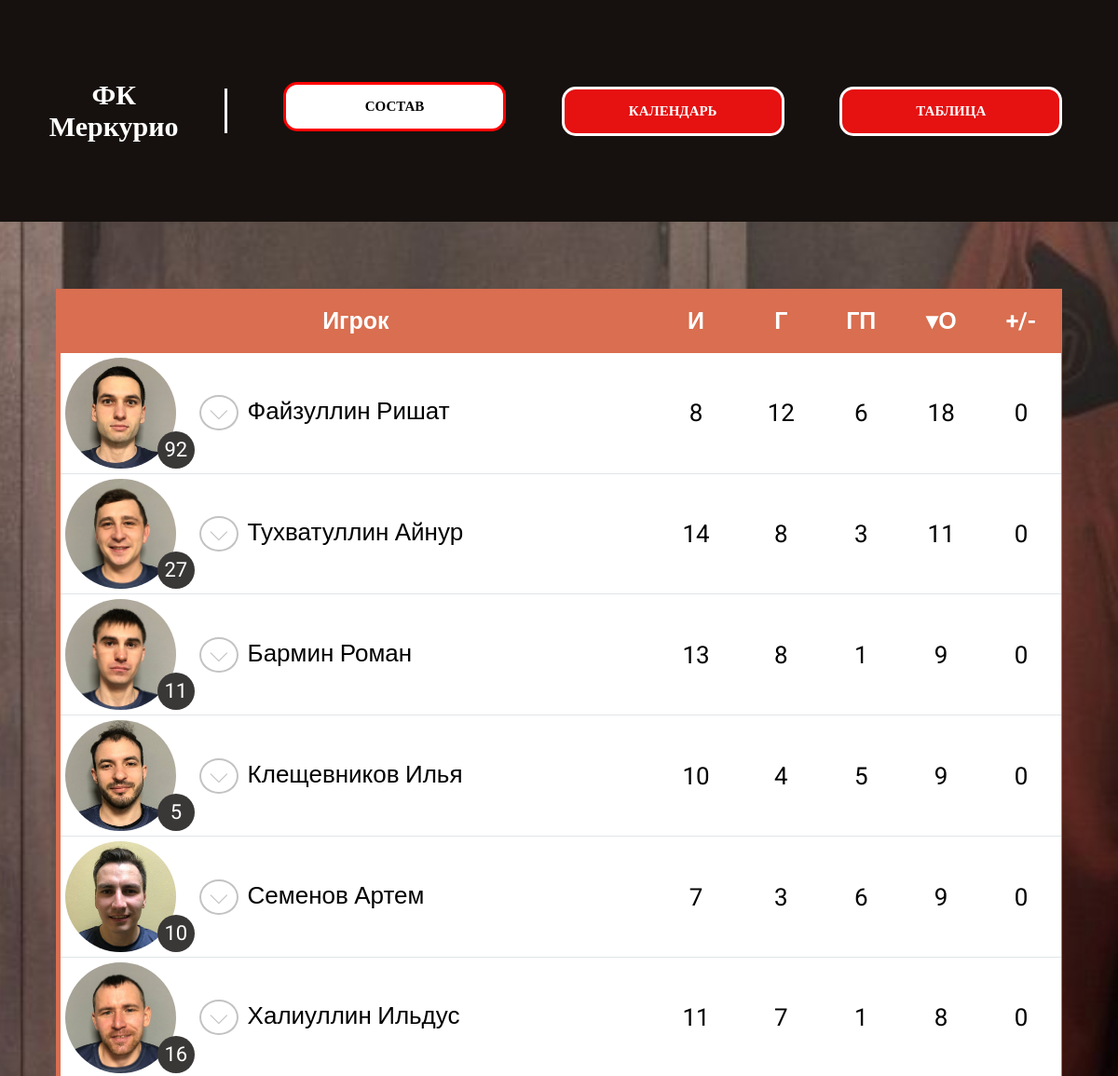
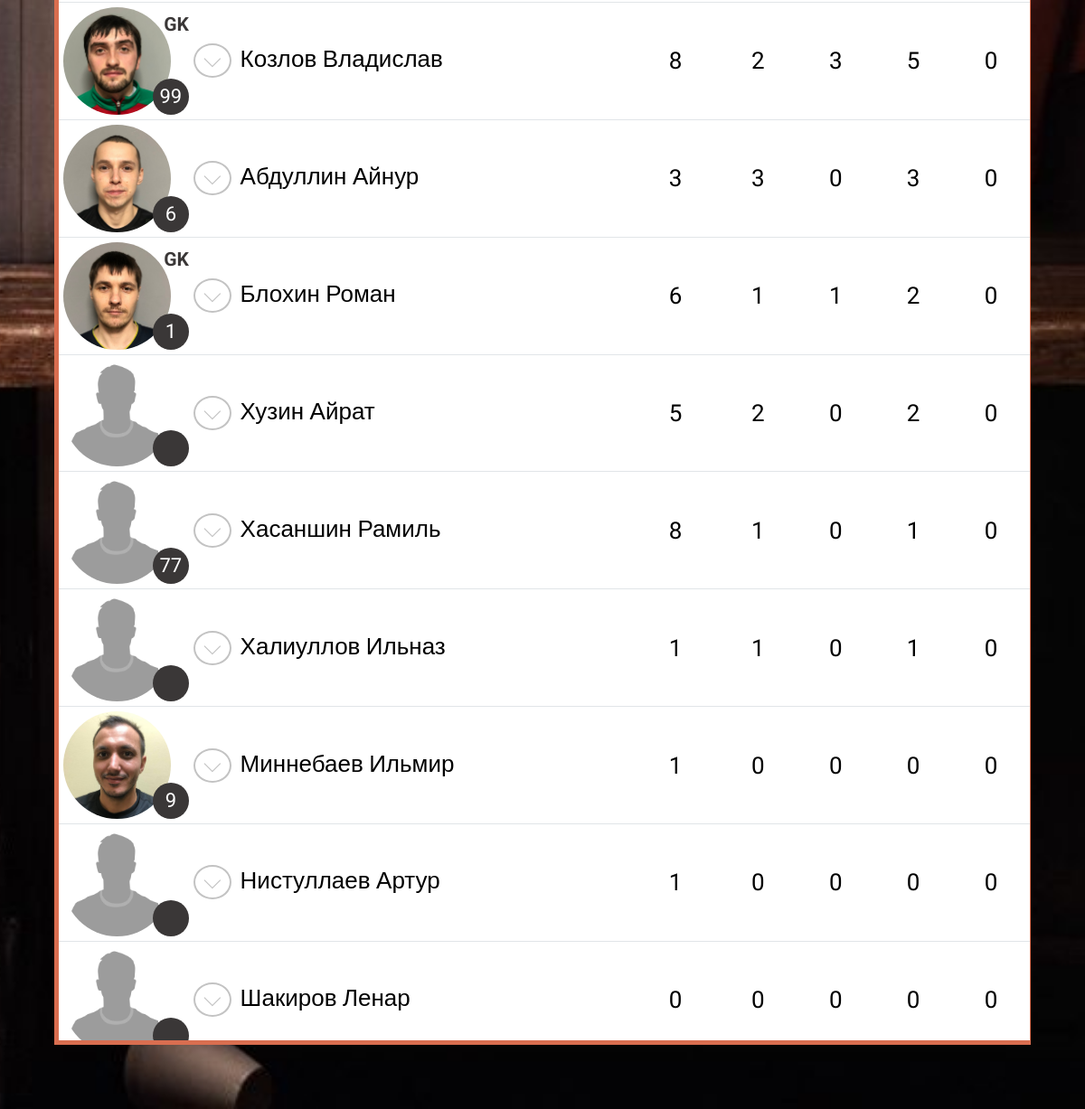
Screenshot of /roster/ with the database file from the repository (2 pictures, top to bottom).
### roster/models.py (models this page shows, shortened)
class Player(models.Model):
    name = models.CharField(max_length=50)
    number = models.CharField(max_length=3, blank=True)
    GOALKEEPER = 'gk'
    FIELD_PLAYER = 'un'
    POSITION_CHOICES = [
        (GOALKEEPER, 'вратарь'),
        (FIELD_PLAYER, 'полевой игрок'),
    ]
    position = models.CharField(max_length=2, choices=POSITION_CHOICES)
    games = models.PositiveSmallIntegerField()
    goals = models.PositiveSmallIntegerField()
    passes = models.PositiveSmallIntegerField()
    pm = models.PositiveSmallIntegerField(blank=True, default=0)
    photo = models.ImageField(upload_to='images/players_photos', default='images/players_photos/no_photo.png')
    height = models.CharField(max_length=3, default='100')
    weight = models.CharField(max_length=3, default='100')
    dob = models.DateField(default=date.today)

### roster/views.py (the view)
# urls.py: path('', views.roster_page),
def roster_page(request):
    players = list(Player.objects.all())
    for player in players:
        player.points = player.goals + player.passes
        player.age = calculate_age(player.dob)
    players.sort(key=by_points, reverse=True)
    return render(request, 'roster/roster.html', context={'players': players})

### roster/views.py (called while the page is built)
def calculate_age(dob):
    today = date.today()
    age = today.year - dob.year - ((today.month, today.day) < (dob.month, dob.day))
    return age

def by_points(object):
    if object.games != 0:
        points = object.goals + object.passes
        return points
    else:
        return -1

### roster/templates/roster/roster.html (shortened to what this page needs)
{% extends 'base.html' %}
{% load static %}
{% block container_class %}
    roster
{% endblock %}
{% block roster-current %}
    onclick="return false"
{% endblock %}
{% block main %}
    <div class="roster-scroll">
        <table class="roster-table" cellspacing=0 cellpadding=0>
            <thead class="roster-table-head">
                <tr>
                    <th colspan="2">Игрок</th>
                    <th class="matches-column">И</th>
                    <th class="goals-column">Г</th>
                    <th class="passes-column">ГП</th>
                    <th class="points-column">О</th>
                    <th class="pm-column">+/-</th>
                </tr>
            </thead>
            <tbody class="roster-table-body">
                {% for player in players %}
                    <tr class="player">
                        <td class="photo-column {{ player.position }}">
                            <img class="player-photo" src="{{ player.photo.url }}" alt="Фото игрока">
                            <span class="number"><span>{{ player.number }}</span></span>
                        </td>
                        <td class="name-column">{{ player.name }}</td>
                        <td class="matches-column">{{ player.games }}</td>
                        <td class="goals-column">{{ player.goals }}</td>
                        <td class="passes-column">{{ player.passes }}</td>
                        <td class="points-column">{{ player.points }}</td>
                        <td class="pm-column">{{ player.pm }}</td>
                    </tr>
                {% endfor %}
            </tbody>
        </table>
    </div>
{% endblock %}

### templates/base.html (shortened to what this page needs)
<!DOCTYPE html>
{% load static %}
<html lang="en">
<head>
    <link rel="stylesheet" href="{% static 'css/style.css' %}">
</head>
<body>
    <div class="container {% block container_class %}{% endblock %}">
        <header class="header">
            <a class="title-btn" href="/" {% block title-current %}{% endblock %}>
                <h1>ФК Меркурио</h1>
            </a>
            <nav class="nav">
                <a class="btn" href="/roster/" {% block roster-current %}{% endblock %}>Состав</a>
                <a class="btn" href="/calendar/" {% block calendar-current %}{% endblock %}>Календарь</a>
                <a class="btn" href="/table/" {% block table-current %}{% endblock %}>Таблица</a>
            </nav>
        </header>
        <main class="main">
            {% block main %}
            {% endblock %}
        </main>
    </div>
</body>
</html>

### rows the page displays
Player: photo (picture), number "92", name "Файзуллин Ришат", games "8", goals "12", passes "6", points "18", pm "0"
Player: photo (picture), number "27", name "Тухватуллин Айнур", games "14", goals "8", passes "3", points "11", pm "0"
Player: photo (picture), number "11", name "Бармин Роман", games "13", goals "8", passes "1", points "9", pm "0"
Player: photo (picture), number "5", name "Клещевников Илья", games "10", goals "4", passes "5", points "9", pm "0"
Player: photo (picture), number "10", name "Семенов Артем", games "7", goals "3", passes "6", points "9", pm "0"
Player: photo (picture), number "16", name "Халиуллин Ильдус", games "11", goals "7", passes "1", points "8", pm "0"
Player: photo (picture), number "99", name "Козлов Владислав", games "8", goals "2", passes "3", points "5", pm "0"
Player: photo (picture), number "6", name "Абдуллин Айнур", games "3", goals "3", passes "0", points "3", pm "0"
Player: photo (picture), number "1", name "Блохин Роман", games "6", goals "1", passes "1", points "2", pm "0"
Player: photo (placeholder picture), name "Хузин Айрат", games "5", goals "2", passes "0", points "2", pm "0"
Player: photo (placeholder picture), number "77", name "Хасаншин Рамиль", games "8", goals "1", passes "0", points "1", pm "0"
Player: photo (placeholder picture), name "Халиуллов Ильназ", games "1", goals "1", passes "0", points "1", pm "0"
Player: photo (picture), number "9", name "Миннебаев Ильмир", games "1", goals "0", passes "0", points "0", pm "0"
Player: photo (placeholder picture), name "Нистуллаев Артур", games "1", goals "0", passes "0", points "0", pm "0"
Player: photo (placeholder picture), name "Шакиров Ленар", games "0", goals "0", passes "0", points "0", pm "0"
